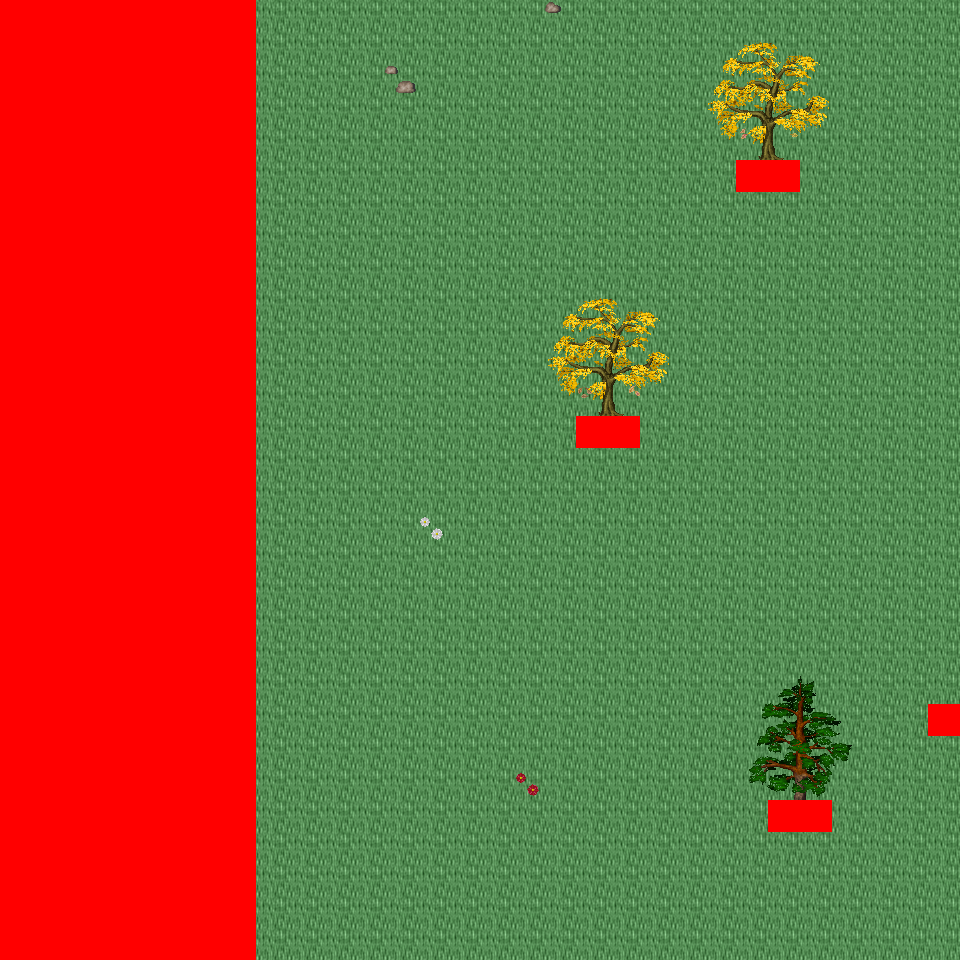

This game map was drawn from its Tiled (.tmx) file and the tilesets committed beside it. A one-line description and the trimmed map source follow:
An orthogonal 30x30 tile map with 32x32 px tiles, 6 tile layers (Ground, Object, Object2, Above, ...), 25 tilesets and 2 objects (2x mapExit).

<map version="1.0" orientation="orthogonal" renderorder="right-down" width="30" height="30" tilewidth="32" tileheight="32" nextobjectid="3">
  <tileset firstgid="1" name="tileset_logic_collision" tilewidth="32" tileheight="32" tilecount="1" columns="1">
    <image source="../drawable/tileset_logic_collision.png" width="32" height="32" />
  </tileset>
  <tileset firstgid="2" name="tileset_ground_ridge_earth_pale" tilewidth="32" tileheight="32" tilecount="96" columns="12">
    <image source="../drawable/tileset_ground_ridge_earth_pale.png" width="384" height="256" />
  </tileset>
  <tileset firstgid="98" name="tileset_ground_ridge_earth_dark" tilewidth="32" tileheight="32" tilecount="96" columns="12">
    <image source="../drawable/tileset_ground_ridge_earth_dark.png" width="384" height="256" />
  </tileset>
  <tileset firstgid="194" name="tileset_ground_ground" tilewidth="32" tileheight="32" tilecount="33" columns="3">
    <image source="../drawable/tileset_ground_ground.png" width="96" height="352" />
  </tileset>
  <tileset firstgid="227" name="tileset_plant_stump_small_stump" tilewidth="32" tileheight="32" tilecount="4" columns="2">
    <image source="../drawable/tileset_plant_stump_small_stump.png" width="64" height="64" />
  </tileset>
  <tileset firstgid="231" name="tileset_plant_tree_fall_trees" tilewidth="32" tileheight="32" tilecount="40" columns="8">
    <image source="../drawable/tileset_plant_tree_fall_trees.png" width="256" height="160" />
  </tileset>
  <tileset firstgid="271" name="tileset_plant_tree_pine_tree" tilewidth="32" tileheight="32" tilecount="20" columns="4">
    <image source="../drawable/tileset_plant_tree_pine_tree.png" width="128" height="160" />
  </tileset>
  <tileset firstgid="291" name="tileset_plant_tree_tree_darkgreen" tilewidth="32" tileheight="32" tilecount="88" columns="8">
    <image source="../drawable/tileset_plant_tree_tree_darkgreen.png" width="256" height="352" />
  </tileset>
  <tileset firstgid="379" name="tileset_plant_leaves" tilewidth="32" tileheight="32" tilecount="8" columns="4">
    <image source="../drawable/tileset_plant_leaves.png" width="128" height="64" />
  </tileset>
  <tileset firstgid="387" name="tileset_plant_flower_daisy_blue" tilewidth="32" tileheight="32" tilecount="8" columns="2">
    <image source="../drawable/tileset_plant_flower_daisy_blue.png" width="64" height="128" />
  </tileset>
  <tileset firstgid="395" name="tileset_plant_flower_daisy_red" tilewidth="32" tileheight="32" tilecount="8" columns="2">
    <image source="../drawable/tileset_plant_flower_daisy_red.png" width="64" height="128" />
  </tileset>
  <tileset firstgid="403" name="tileset_plant_flower_daisy_white" tilewidth="32" tileheight="32" tilecount="8" columns="2">
    <image source="../drawable/tileset_plant_flower_daisy_white.png" width="64" height="128" />
  </tileset>
  <tileset firstgid="411" name="tileset_plant_flower_daisy_yellow" tilewidth="32" tileheight="32" tilecount="8" columns="2">
    <image source="../drawable/tileset_plant_flower_daisy_yellow.png" width="64" height="128" />
  </tileset>
  <tileset firstgid="419" name="tileset_ground_grass_corners" tilewidth="32" tileheight="32" tilecount="24" columns="6">
    <image source="../drawable/tileset_ground_grass_corners.png" width="192" height="128" />
  </tileset>
  <tileset firstgid="443" name="tileset_ground_grass_edges" tilewidth="32" tileheight="32" tilecount="36" columns="12">
    <image source="../drawable/tileset_ground_grass_edges.png" width="384" height="96" />
  </tileset>
  <tileset firstgid="479" name="tileset_ground_rock_pebbles" tilewidth="32" tileheight="32" tilecount="3" columns="1">
    <image source="../drawable/tileset_ground_rock_pebbles.png" width="32" height="96" />
  </tileset>
  <tileset firstgid="482" name="tileset_logic_portal" tilewidth="32" tileheight="32" tilecount="24" columns="8">
    <image source="../drawable/tileset_logic_portal.png" width="256" height="96" />
  </tileset>
  <tileset firstgid="506" name="tileset_logic_creature_ent" tilewidth="32" tileheight="32" tilecount="4" columns="4">
    <image source="../drawable/tileset_logic_creature_ent.png" width="128" height="32" />
  </tileset>
  <tileset firstgid="510" name="tileset_logic_creature_animal" tilewidth="32" tileheight="32" tilecount="32" columns="8">
    <image source="../drawable/tileset_logic_creature_animal.png" width="256" height="128" />
  </tileset>
  <tileset firstgid="542" name="tileset_logic_creature_human_evil" tilewidth="32" tileheight="32" tilecount="16" columns="8">
    <image source="../drawable/tileset_logic_creature_human_evil.png" width="256" height="64" />
  </tileset>
  <tileset firstgid="558" name="tileset_terrain_grassland" tilewidth="32" tileheight="32" tilecount="88" columns="8">
    <image source="../drawable/tileset_terrain_grassland.png" width="256" height="352" />
  </tileset>
  <tileset firstgid="646" name="tileset_terrain_cave_opening" tilewidth="32" tileheight="32" tilecount="12" columns="3">
    <image source="../drawable/tileset_terrain_cave_opening.png" width="96" height="128" />
  </tileset>
  <tileset firstgid="658" name="tileset_ground_ladder_vertical_dark" tilewidth="32" tileheight="32" tilecount="3" columns="3">
    <image source="../drawable/tileset_ground_ladder_vertical_dark.png" width="96" height="32" />
  </tileset>
  <tileset firstgid="661" name="tileset_plant_flower_flowers_mixed" tilewidth="32" tileheight="32" tilecount="16" columns="4">
    <image source="../drawable/tileset_plant_flower_flowers_mixed.png" width="128" height="128" />
  </tileset>
  <tileset firstgid="677" name="tileset_logic_creature_reptile" tilewidth="32" tileheight="32" tilecount="7" columns="7">
    <image source="../drawable/tileset_logic_creature_reptile.png" width="224" height="32" />
  </tileset>
  <layer name="Ground" width="30" height="30">
    <data>[900 cells, 900 non-empty, 3 distinct tile ids]</data>
  </layer>
  <layer name="Object" width="30" height="30">
    <data>[900 cells, 32 non-empty, 12 distinct tile ids]</data>
  </layer>
  <layer name="Object2" width="30" height="30">
    <data>[900 cells, 10 non-empty, 10 distinct tile ids]</data>
  </layer>
  <layer name="Above" width="30" height="30">
    <data>[900 cells, 48 non-empty, 32 distinct tile ids]</data>
  </layer>
  <layer name="Above2" width="30" height="30">
    <data>[900 cells, 0 non-empty, 0 distinct tile ids]</data>
  </layer>
  <layer name="Walkable" width="30" height="30">
    <data>[900 cells, 247 non-empty, 1 distinct tile ids]</data>
  </layer>
  <objectgroup name="MapEvents">
    <object id="1" name="north" type="mapExit" x="256" y="0" width="704" height="32">
      <properties>
        <property name="map" value="level_0_x55_y25" />
        <property name="x" value="8" />
        <property name="y" value="28" />
      </properties>
    </object>
    <object id="2" name="south" type="mapExit" x="256" y="928" width="704" height="32">
      <properties>
        <property name="map" value="level_0_x55_y27" />
        <property name="x" value="8" />
        <property name="y" value="1" />
      </properties>
    </object>
  </objectgroup>
</map>
